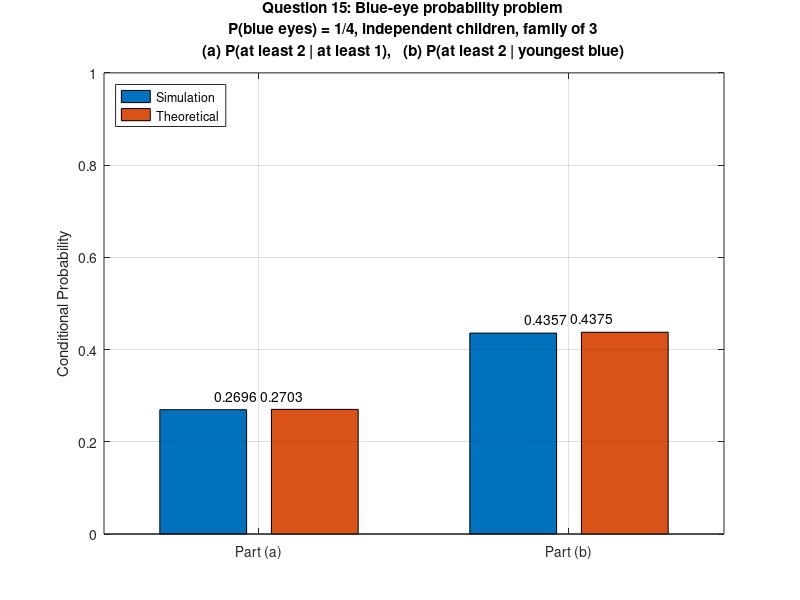

The MATLAB source for this figure:
clc;
clear;
close all;

%% Question 15
% The probability that a child has blue eyes is 1/4.
% Assume independence between children.
% Consider a family with 3 children.
%
% (a) If it is known that at least one child has blue eyes,
%     what is the probability that at least two children have blue eyes?
%
% (b) If it is known that the youngest child has blue eyes,
%     what is the probability that at least two children have blue eyes?

N = 100000;      % number of simulations
p = 1/4;         % probability a child has blue eyes

% Simulate families: 1 = blue eyes, 0 = not blue
families = rand(N, 3) < p;

% Number of blue-eyed children in each family
num_blue = sum(families, 2);

% Youngest child is column 3
youngest_blue = families(:, 3) == 1;

%% Part (a): P(at least 2 blue | at least 1 blue)
cond_a = (num_blue >= 1);
event_a = (num_blue >= 2);

p_a_sim = sum(event_a & cond_a) / sum(cond_a);

% Theoretical value:
% P(at least 2) / P(at least 1)
p_at_least_2 = nchoosek(3,2)*(p^2)*(1-p) + p^3;
p_at_least_1 = 1 - (1-p)^3;
p_a_theory = p_at_least_2 / p_at_least_1;

%% Part (b): P(at least 2 blue | youngest blue)
cond_b = youngest_blue;
event_b = (num_blue >= 2);

p_b_sim = sum(event_b & cond_b) / sum(cond_b);

% Theoretical value:
% Given youngest is blue, need at least 1 of first 2 also blue
p_b_theory = 1 - (1-p)^2;

%% Display results
fprintf('Question 15\n');
fprintf('--------------------------------------------------\n');
fprintf('(a) P(at least 2 blue | at least 1 blue)\n');
fprintf('    Simulation  = %.6f\n', p_a_sim);
fprintf('    Theoretical = %.6f\n\n', p_a_theory);

fprintf('(b) P(at least 2 blue | youngest blue)\n');
fprintf('    Simulation  = %.6f\n', p_b_sim);
fprintf('    Theoretical = %.6f\n', p_b_theory);

%% Plot results
data = [p_a_sim, p_a_theory;
        p_b_sim, p_b_theory];

figure;
bar(data);

set(gca, 'XTick', [1 2]);
set(gca, 'XTickLabel', {'Part (a)', 'Part (b)'});
ylabel('Conditional Probability');
ylim([0 1]);
legend('Simulation', 'Theoretical', 'Location', 'northwest');
grid on;

title({
    'Question 15: Blue-eye probability problem', ...
    'P(blue eyes) = 1/4, independent children, family of 3', ...
    '(a) P(at least 2 | at least 1),   (b) P(at least 2 | youngest blue)'
});

% Add value labels above bars
for i = 1:2
    for j = 1:2
        x = i + (j-1.5)*0.15;
        y = data(i,j);
        text(x, y+0.03, sprintf('%.4f', y), 'HorizontalAlignment', 'center');
    end
end
